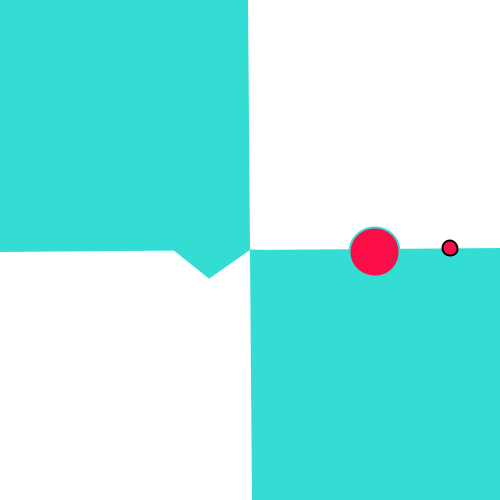
Frame 1 (no input)
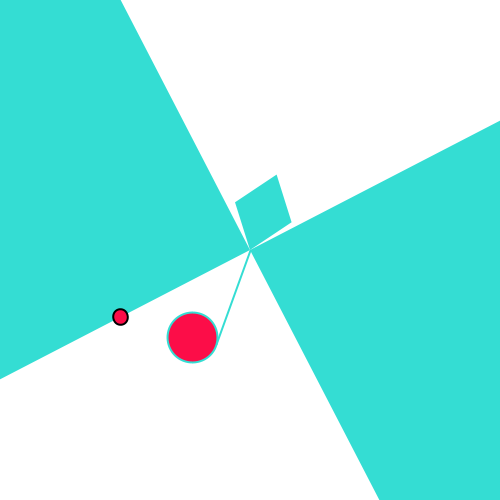
Frame 60 (the mouse pressed at the canvas centre just before this capture)
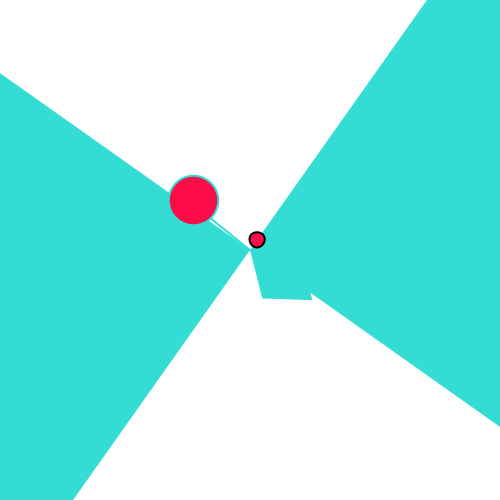
Frame 120 (the mouse held since frame 60 and released just before this capture)

The Processing sketch that drew these frames (run headless with seeded random() and noise(); from frame 60 on, the mouse is pressed at the canvas centre):

// Processing sketch: panchos02t00
// ── panchos02t00.pde
/*
Péndulo que gira en sentido del reloj. En un extremo tiene un diamante turqueza, y en el otro un círculo rojo con una
luna roja de contornos negros que gira en su sentido contrario. En el fondo unos cuadrados turqueza se funden con el diamante
mientras giran en sentido contrario también.
*/
int  z, b, c;
float  a = 0;

void setup() {
  size(500, 500);
  frameRate(20);
  strokeWeight(2);
}

void draw() {

  a++;  //Variable que genera las rotaciones.
  
  background(255);
  
  translate(width/2, height/2);
  rotate(a*.1/PI);
  
  noStroke();
  fill(52,221,211);
  
  pushMatrix();
  rotate(-a/(8*PI));
  rect(0,0,350,350);
  rotate(PI);
  rect(0,0,350,350);
  popMatrix();
   
  stroke(52,221,211);
  line(0, 0, 100, 0); //Cuerpo del péndulo.
  
  noStroke();
  fill(52,221,211);
  quad(0, 0, -40, 30, -80, 0, -40, -30);  //Diamante turqueza.
  fill(255);
  stroke(52,221,211);
  
  pushMatrix();            //Este pushMatrix permite el giro fuera del eje de origen.
  translate(100, 0);
  rotate(-a*0.25/PI);
  fill(252,13,72);
  ellipse(25, 0, 50, 50);
  stroke(0);
  ellipse(100, 0, 15, 15);
  stroke(0);
  popMatrix();
}
